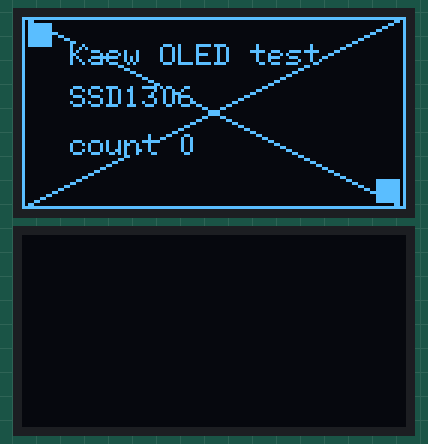
Simulated run of this sketch. Board: ESP32-S3. Shown: 2 × 128×64 one-colour display. What the sketch prints to the serial monitor is not drawn.

Above: at 2.7 s.
At 5.1 s:
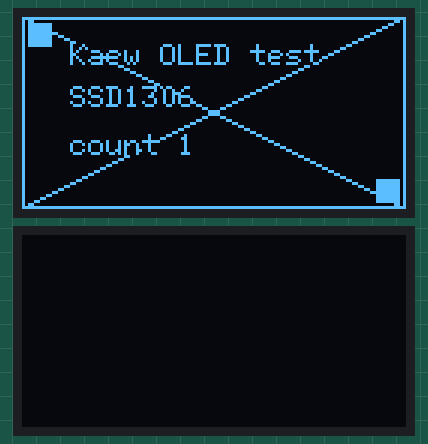
At 10.1 s:
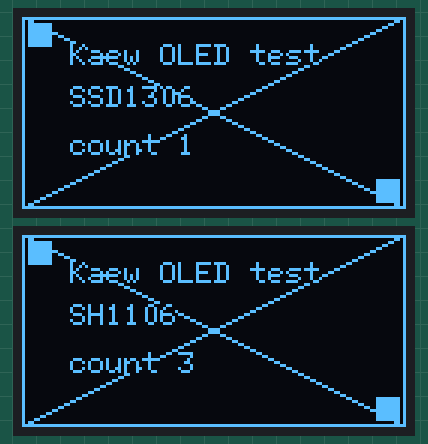
At 20.1 s:
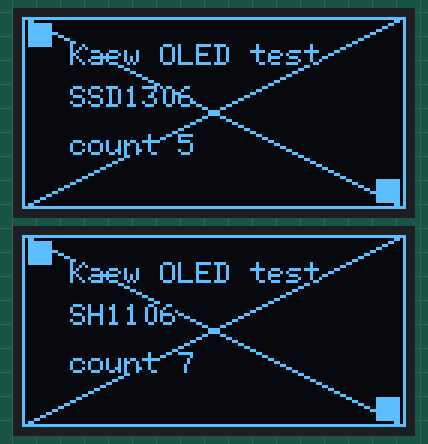
At 27.6 s:
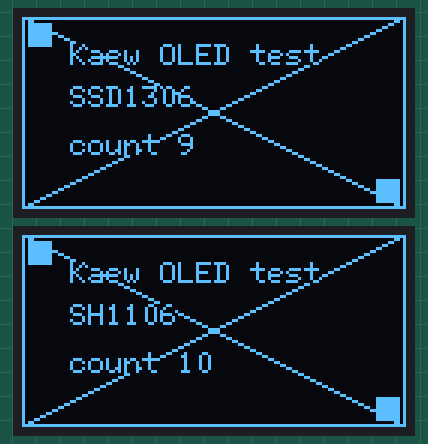
At 37.6 s:
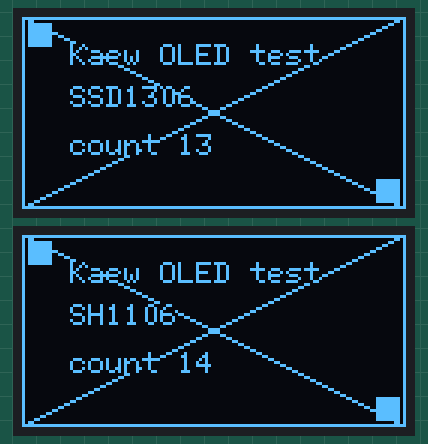

The sketch:

oled_test.ino
```cpp
/*
 * Kaew gateway OLED wiring test (standalone Arduino sketch)
 *
 * Requires Arduino-ESP32 core 3.x (ESP32S3 Dev Module).
 *
 * Arduino IDE board settings:
 *   Tools > Board:            "ESP32S3 Dev Module"
 *   Tools > USB CDC On Boot:  "Enabled"
 *   Tools > Flash Size:       "16MB (128Mb)"
 *   Tools > PSRAM:            "OPI PSRAM"
 *   Tools > Partition Scheme: "16M Flash (3MB APP/9.9MB FATFS)"
 *   Tools > Port:             "COM15"   (Windows; Kaew gateway is usually COM15)
 *   Serial Monitor:           115200 baud
 *
 * Libraries (Sketch > Include Library > Manage Libraries):
 *   - U8g2 by olikraus
 *
 * Wiring (gateway, power off while connecting):
 *   OLED VCC -> 3.3V
 *   OLED GND -> GND
 *   OLED SDA -> GPIO17
 *   OLED SCL -> GPIO18
 *   I2C address 0x3C (default)
 *
 * Hard rules: do not wire or configure GPIO13 (reserved pump relay).
 * Do not actuate the pump. Do not use GPIO21/47 (node UART).
 *
 * Every ~2.5 s the sketch scans I2C, prints found addresses, and draws a
 * test pattern plus a counter. It alternates SSD1306 and SH1106 drivers
 * so you can see which controller matches your panel.
 */

#include <Wire.h>
#include <U8g2lib.h>

constexpr int SDA_PIN = 17;
constexpr int SCL_PIN = 18;
constexpr uint8_t OLED_ADDR = 0x3C;
constexpr uint32_t REPORT_MS = 2500;

U8G2_SSD1306_128X64_NONAME_F_HW_I2C ssd1306(U8G2_R0, U8X8_PIN_NONE, SCL_PIN, SDA_PIN);
U8G2_SH1106_128X64_NONAME_F_HW_I2C sh1106(U8G2_R0, U8X8_PIN_NONE, SCL_PIN, SDA_PIN);

bool driversStarted = false;
uint32_t counter = 0;

void drawPattern(U8G2 &panel, const char *driver) {
  char line[32];
  panel.clearBuffer();
  panel.drawFrame(0, 0, 128, 64);
  panel.drawLine(0, 0, 127, 63);
  panel.drawLine(0, 63, 127, 0);
  panel.drawBox(2, 2, 8, 8);
  panel.drawBox(118, 54, 8, 8);
  panel.setFont(u8g2_font_6x12_tf);
  panel.drawStr(16, 16, "Kaew OLED test");
  panel.drawStr(16, 30, driver);
  snprintf(line, sizeof(line), "count %lu", static_cast<unsigned long>(counter));
  panel.drawStr(16, 46, line);
  panel.sendBuffer();
}

bool scanBus(bool &foundExpected, unsigned &found) {
  foundExpected = false;
  found = 0;
  for (uint8_t address = 0x08; address <= 0x77; ++address) {
    Wire.beginTransmission(address);
    if (Wire.endTransmission() == 0) {
      if (found++ == 0) Serial.print("I2C     : INFO  found");
      Serial.printf(" 0x%02X", address);
      if (address == OLED_ADDR) foundExpected = true;
    }
  }
  if (found) Serial.println();
  return foundExpected;
}

void setup() {
  Serial.begin(115200);
  delay(400);
  Wire.begin(SDA_PIN, SCL_PIN);
  Wire.setTimeOut(20);
  ssd1306.setI2CAddress(OLED_ADDR << 1);
  sh1106.setI2CAddress(OLED_ADDR << 1);

  Serial.println();
  Serial.println("Kaew GATEWAY OLED test | Arduino-ESP32 3.x | Serial 115200");
  Serial.println("OLED     | SDA GPIO17, SCL GPIO18, address 0x3C");
  Serial.println("Alternates SSD1306 and SH1106. If one image looks shifted or garbled, wait for the other.");
}

void loop() {
  static uint32_t lastReport = 0;
  if (millis() - lastReport < REPORT_MS) {
    delay(10);
    return;
  }
  lastReport = millis();

  bool foundExpected = false;
  unsigned found = 0;
  if (!scanBus(foundExpected, found)) {
    driversStarted = false;
    if (found) {
      Serial.printf(
          "OLED    : WARN  I2C device(s) listed above, expected 0x%02X (check address or solder jumper)\n",
          OLED_ADDR);
    } else {
      Serial.println("OLED    : FAIL  no I2C device at 0x3C (check VCC 3.3V/GND, then try swapping SDA/SCL)");
    }
    return;
  }

  if (!driversStarted) {
    ssd1306.begin();
    sh1106.begin();
    driversStarted = true;
  }

  // Alternate drivers every two reports so each image stays up ~5 s.
  const bool useSh1106 = ((counter / 2) % 2) == 1;
  const char *driver = useSh1106 ? "SH1106" : "SSD1306";
  drawPattern(useSh1106 ? static_cast<U8G2 &>(sh1106) : static_cast<U8G2 &>(ssd1306), driver);
  Serial.printf("OLED    : PASS  I2C ACK at 0x%02X, drawing with %s (counter=%lu)\n",
                OLED_ADDR, driver, static_cast<unsigned long>(counter));
  ++counter;
}
```

Measured:
- what the display in image 0 shows lasts 2.4 s, from 2.6 s to 5.0 s
- what the display in image 1 shows lasts 2.5 s, from 5.0 s to 7.5 s
